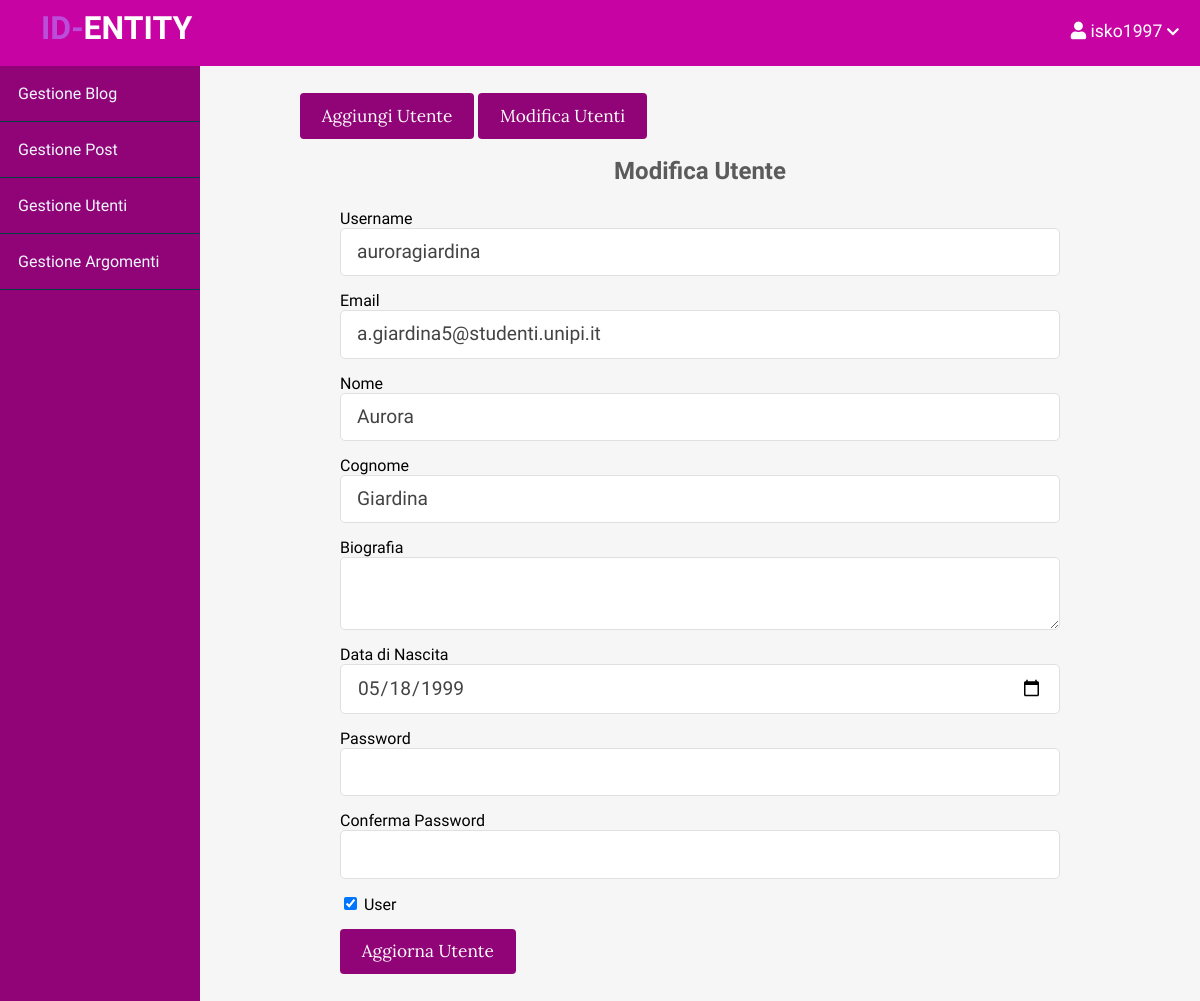
Page /admin/users/edit.php?id=37 (signed in) on the committed database.
### tables this page shows
CREATE TABLE `users` (
  `id` int(11) NOT NULL,
  `admin` tinyint(4) NOT NULL,
  `username` varchar(255) NOT NULL,
  `email` varchar(255) NOT NULL,
  `password` varchar(255) NOT NULL,
  `created_at` timestamp NOT NULL DEFAULT current_timestamp(),
  `nome` text NOT NULL,
  `cognome` text NOT NULL,
  `dataNascita` date NOT NULL,
  `biografia` text NOT NULL
);

### app/database/db.php (called while the page is built, shortened)
<?php
require('connect.php');
function executeQuery($sql, $data)
{
    global $conn;
    $stmt = $conn->prepare($sql);
    $values = array_values($data);
    $types = str_repeat('s', count($values));
    $stmt->bind_param($types, ...$values);
    $stmt->execute();
    return $stmt;
}
function selectOne($table, $conditions)
{
    $sql = "SELECT * FROM $table";
    $i = 0;
    foreach ($conditions as $key => $value) {
        if ($i === 0) {
            $sql = $sql . " WHERE $key=?";
        } else {
            $sql = $sql . " AND $key=?";
        }
        $i++;
    }
    $sql = $sql . " LIMIT 1";
    $stmt = executeQuery($sql, $conditions);
    $records = $stmt->get_result()->fetch_assoc();
    return $records;
}

### app/controllers/users.php (called while the page is built, shortened)
<?php
include(ROOT_PATH . "/app/database/db.php");
$table = 'users';
$password = '';
$passwordConf = '';
if (isset($_GET['id'])) {
    $user = selectOne($table, ['id' => $_GET['id']]);
    $admin = $user['admin'];
    $email = $user['email'];
}

### admin/users/edit.php (the view, shortened to what this page needs)
<?php include(ROOT_PATH . "/app/controllers/users.php");
?>
<?php
$user_id = $_GET['id'];
$sql = "SELECT * FROM users WHERE id = $user_id";
$result = mysqli_query($conn,$sql);
$row = mysqli_fetch_array($result, MYSQLI_ASSOC);
$username = $row["username"];
$utentenome = $row["nome"];
$utentecognome = $row["cognome"];
$utentebio = $row["biografia"];
$dataNasc = $row["dataNascita"];
?>
<!DOCTYPE html>
<html lang="en">
    <head>
        <link rel="stylesheet"
            href="https://use.fontawesome.com/releases/v5.7.2/css/all.css"
>
        <link rel="stylesheet" href="../../assets/css/style.css">
        <link rel="stylesheet" href="../../assets/css/admin.css">
    </head>
    <body>
    <?php include(ROOT_PATH . "/app/includes/adminHeader.php"); ?>
        <div class="admin-wrapper">
        <?php include(ROOT_PATH . "/app/includes/adminSidebar.php"); ?>
            <div class="admin-content">
                <div class="button-group">
                    <a href="create.php" class="btn btn-big"style="background:#910477;">Aggiungi Utente</a>
                    <a href="index.php" class="btn btn-big"style="background:#910477;">Modifica Utenti</a>
                </div>
                <div class="content">
                    <h2 class="page-title">Modifica Utente</h2>
                    <form action="edit.php" method="post">
                        <div>
                            <label>Username</label>
                            <input type="text" name="username" value="<?php echo $username; ?>" class="text-input">
                        </div>
                        <div>
                            <label>Email</label>
                            <input type="email" name="email" value="<?php echo $email; ?>" class="text-input">
                        </div>
                        <div>
                            <label>Nome</label>
                            <input type="text" name="nome" value="<?php echo $utentenome; ?>" class="text-input">
                        </div>
                        <div>
                            <label>Cognome</label>
                            <input type="text" name="cognome" value="<?php echo $utentecognome; ?>" class="text-input">
                        </div>
                        <div>
                            <label>Biografia</label>
                            <textarea  maxlength="500" type="text" name="biografia" value="<?php echo $utentebio; ?>" class="text-input"></textarea>
                        </div>
                        <div>
                            <label>Data di Nascita</label>
                            <input type="date" name="dataNascita" value="<?php echo $dataNasc; ?>" class="text-input">
                        </div>
                        <div>
                            <label>Password</label>
                            <input type="password" name="password" value="<?php echo $password; ?>" class="text-input">
                        </div>
                        <div>
                            <label>Conferma Password</label>
                            <input type="password" name="passwordConf" value="<?php echo $passwordConf; ?>" class="text-input">
                        </div>
                        <div>
                            <?php if (isset($admin) && $admin == 1): ?>
                                <label>
                                    <input type="checkbox" name="admin" checked>
                                    Admin
                                </label>
                            <?php else: ?>
                                <label>
                                    <input type="checkbox" name="user" checked>
                                   User
                                </label>
                            <?php endif; ?>
                        </div>
                        <div>
                            <button type="submit" name="update-user" class="btn btn-big"style="background:#910477;">Aggiorna Utente</button>
                        </div>
                    </form>
                </div>
            </div>
        </div>
    </body>
</html>

### assets/css/style.css (style rules this page uses)
* { box-sizing: border-box; }
html, body { height: 100%; padding: 0px; margin: 0px; background: #f6f6f6; font-family: "Varela Round", -apple-system, BlinkMacSystemFont, "Segoe UI", Roboto, "Helvetica Neue", Arial, sans-serif, "Apple Color Emoji", "Segoe UI Emoji", "Segoe UI Symbol", "Noto Color Emoji"; }
h1, h2, h3, h4, h5, h6 { font-family: "Varela Round", -apple-system, BlinkMacSystemFont, "Segoe UI", Roboto, "Helvetica Neue", Arial, sans-serif, "Apple Color Emoji", "Segoe UI Emoji", "Segoe UI Symbol", "Noto Color Emoji"; color: #5c5b5b; margin: 5px; }
a { text-decoration: none; color: inherit; }
.btn { padding: 0.5rem 1rem; background: #006669; color: white; border: 1px solid transparent; border-radius: 0.25rem; font-size: 1.08em; font-family: "Lora", serif; }
.btn-big { padding: 0.7rem 1.3rem; line-height: 1.3rem; }
.text-input { padding: 0.7rem 1rem; display: block; width: 100%; border-radius: 5px; border: 1px solid #e0e0e0; outline: none; color: #444; line-height: 1.5rem; font-size: 1.2em; font-family: "Varela Round", -apple-system, BlinkMacSystemFont, "Segoe UI", Roboto, "Helvetica Neue", Arial, sans-serif, "Apple Color Emoji", "Segoe UI Emoji", "Segoe UI Symbol", "Noto Color Emoji"; }
.content { width: 90%; margin: 30px auto 30px; }

### assets/css/admin.css (style rules this page uses)
.admin-wrapper { display: flex; height: calc(100% - 66px); }
.admin-wrapper .admin-content { flex: 8; height: 100%; padding: 40px 100px 100px; overflow-y: scroll; }
.admin-content .page-title { text-align: center; margin-bottom: 1.5rem; }
form div { margin-bottom: 15px; }

### rows in the picture
users: username "auroragiardina", email "a.giardina5@studenti.unipi.it", nome "Aurora", cognome "Giardina", dataNascita "05/18/1999"

### other values in the picture
$_SESSION['username'] "isko1997"
